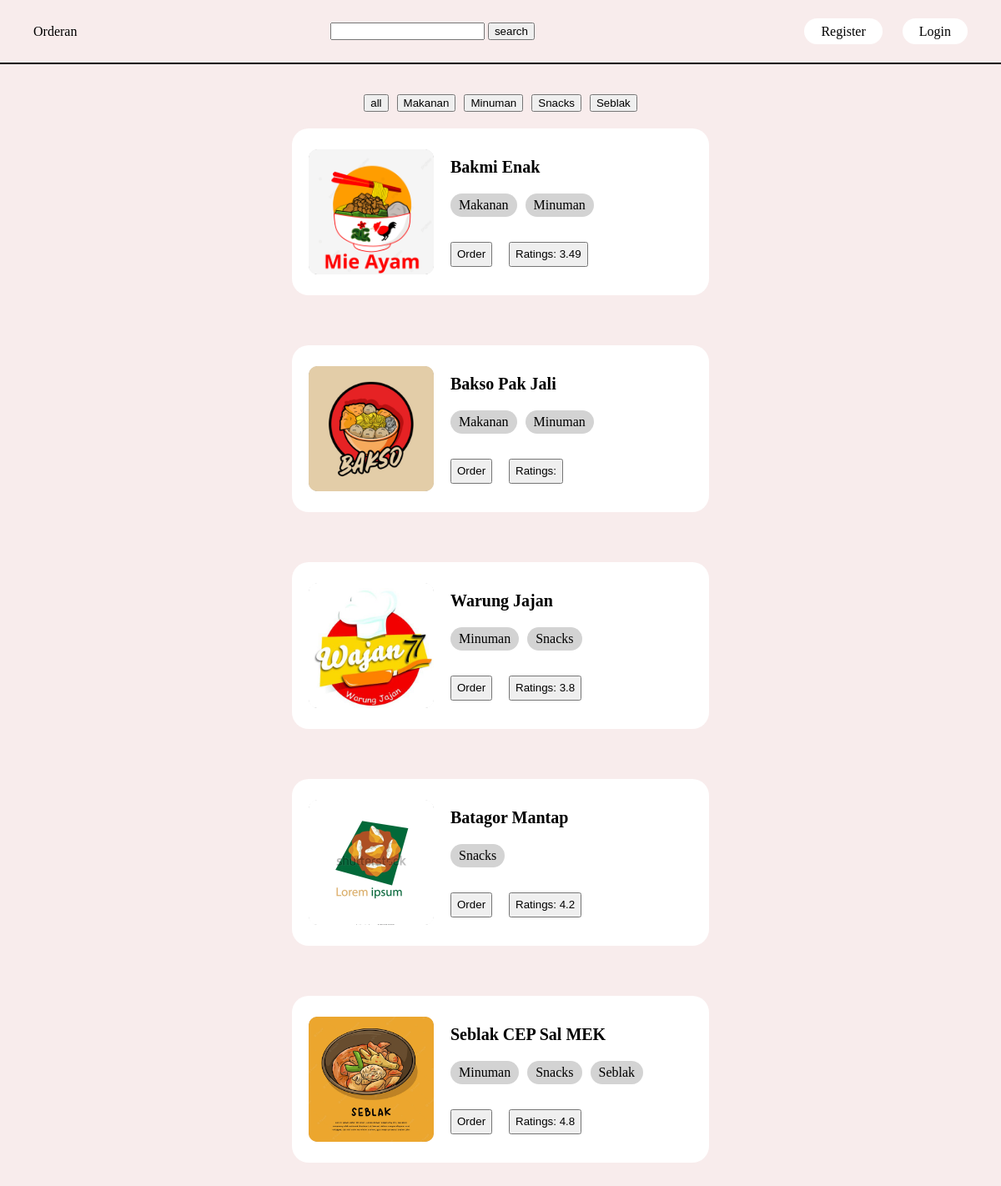
Page /Guest.php on the committed database.
### tables this page shows
CREATE TABLE `category` (
  `CategoryID` int(11) NOT NULL,
  `CategoryName` varchar(50) NOT NULL
);

CREATE TABLE `shop` (
  `ShopID` int(11) NOT NULL,
  `ShopName` varchar(50) NOT NULL,
  `OwnerID` int(11) NOT NULL
);

CREATE TABLE `shop_categories` (
  `ShopID` int(11) NOT NULL,
  `CategoryID` int(11) NOT NULL
);

### Guest.php (the view, shortened to what this page needs)
<?php
    require_once 'connect.php';
?>
<!DOCTYPE html>
<html lang="en">
<head>
</head>
<body>
    <header>
        <div id="logo">Orderan</div>
        <form id="searchbar" method="post">
            <input type="text" id="searchbar" name='searchbar'>
            <input type="submit" name="search" value="search"></input>
        </form>
        <div id="akun">
            <a href="Register.php" id="guestbtn">Register</a>
            <a href="Login.php" id="guestbtn">Login</a>
        </div>
    </header>
    <div id="content">
        <ul id="category">
            <form action="" id="catform" method="post">
                <li><input type="submit" name="categorybutton" value="all"></input></li>
            <?php
                $category=mysqli_query($conn, "SELECT * FROM category");
                while($c=mysqli_fetch_array($category)){
                    echo '<li><input type="submit" name="categorybutton" value="'.$c['CategoryName'].'"></input></li>';
                }
            ?>
            </form>
        </ul>
        <?php
        $query="SELECT * FROM shop";
        $data=mysqli_query($conn, $query);
        while($d = mysqli_fetch_array($data)){
            $category=mysqli_query($conn, "SELECT * FROM shop s
            JOIN shop_categories sc ON s.ShopID=sc.ShopID
            JOIN category c ON sc.CategoryID=c.CategoryID
            WHERE s.ShopID=".$d['ShopID']);
            $rating=mysqli_query($conn, "SELECT AVG(RatingScore) as averagescore FROM orderheader od JOIN shop s ON od.ShopID=s.ShopID WHERE s.ShopID LIKE '".$d['ShopID']."' AND OrderStatus=2")->fetch_assoc()['averagescore'];
            echo '<div id="shops">'.
            '<div id="shoppiccontainer"><img id="shoppic" src="shoppictures/'.$d['ShopID'].'.png" alt="LOGO"></div>';
            echo '<div id="shopdesc">';
            echo '<div id="shopname">'.$d['ShopName'].'</div>';
            echo '<div id="categorycontainer">';
            while($cat = $category->fetch_assoc()){
                echo '<div id="categories">';
                echo $cat['CategoryName'];
                echo '</div>';
            }
            echo '</div>';
            echo '<form id="formshopbtn" method="post">';
            echo '<button name="shopbtn" id="shopbtn" type="submit" value="'.$d['ShopID'].'">Order</button>';
            echo '<button name="ratingbtn" id="shopbtn" type="submit" value="'.$d['ShopID'].'">Ratings: '.$rating.'</button>';
            echo '</form>';
            echo '</div>';
            echo '</div>' ;
        }
        ?>
    </div>
</body>
<link rel="stylesheet" href="style.css">
</html>

### style.css (style rules this page uses)
body { padding: 0; margin: 0; background-color: #f8ecec; position: relative; }
header { display: flex; align-items: center; height: 75px; justify-content: space-between; padding: 0px 40px; border-bottom: 2px solid; }
#content { padding-top: 20px; display: flex; justify-content: center; flex-direction: column; align-items: center; }
#shops, #shopshistory { width: 500px; height: 200px; background-color: white; margin-bottom: 60px; border-radius: 20px; display: flex; align-items: center; }
#shoppic, #foodpic, #shoppichis { height: 150px; width: 150px; object-fit: cover; display: flex; justify-content: center; align-items: center; border-radius: 10px; }
#shoppiccontainer, #foodpiccontainer, #shoppiccontainerhis { height: 150px; width: 150px; margin: 20px; position: relative; background-color: gray; border-radius: 12px; display: flex; justify-content: center; align-items: center; }
#categories { display: block; background-color: #d3d3d3; padding: 5px 10px; margin-right: 10px; border-radius: 20px; }
#categorycontainer { display: flex; }
#shopname { font-size: 20px; margin-bottom: 20px; font-weight: bold; }
#catform { display: flex; }
#category { list-style: none; padding: 0; display: flex; flex-direction: row; margin-bottom: 20px; }
#category li { padding: 0 5px; }
#formshopbtn { display: flex; margin-top: 30px; height: 30px; position: relative; }
#shopbtn { margin-right: 20px; height: 100%; }
#guestbtn { padding: 7px 20px; background-color: white; border-radius: 20px; margin-left: 20px; text-decoration: none; color: black; }
* > form { margin-bottom: 0; }

### rows in the picture
category: categorybutton "Makanan"
category: categorybutton "Minuman"
category: categorybutton "Snacks"
category: categorybutton "Seblak"
shop: shows a picture, ShopName "Bakmi Enak", $d['ShopID'] 1 (drawn), rating "3.49"
shop_categories: CategoryID.CategoryName "Makanan"
shop_categories: CategoryID.CategoryName "Minuman"
shop: shows a picture, ShopName "Bakso Pak Jali", $d['ShopID'] 2 (drawn)
shop_categories: CategoryID.CategoryName "Makanan"
shop_categories: CategoryID.CategoryName "Minuman"
shop: shows a picture, ShopName "Warung Jajan", $d['ShopID'] 3 (drawn), rating "3.8"
shop_categories: CategoryID.CategoryName "Minuman"
shop_categories: CategoryID.CategoryName "Snacks"
shop: shows a picture, ShopName "Batagor Mantap", $d['ShopID'] 4 (drawn), rating "4.2"
shop_categories: CategoryID.CategoryName "Snacks"
shop: shows a picture, ShopName "Seblak CEP Sal MEK", $d['ShopID'] 5 (drawn), rating "4.8"
shop_categories: CategoryID.CategoryName "Minuman"
shop_categories: CategoryID.CategoryName "Snacks"
shop_categories: CategoryID.CategoryName "Seblak"
